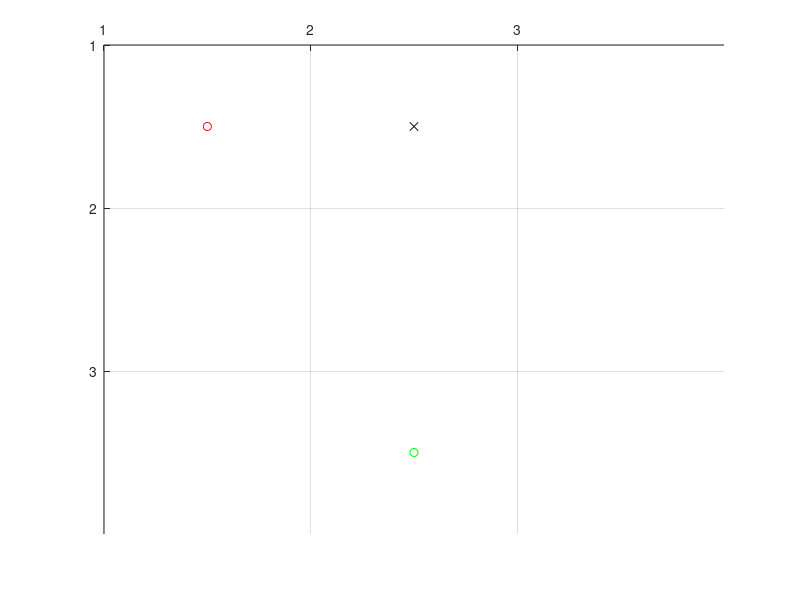

Recreate this plot in MATLAB.
function qlearn
% TODO: probability for movement
% TODO: traversal, debug info plot

clc; clear all; close all;

%--------------------------------------------------------------------------
% 1) Create map, Draw the map
%
% It should show Q values, Destination.
% For each episode, update the Q values.
%--------------------------------------------------------------------------
global S; S = 7;
global G; G = 8;
global C; C = 1;
global O; O = 0;

small_map = ...
      [ C, C, C, C;
        C, O, O, C;
        C, S, O, C;
        C, O, C, G;
        ];
small_map2 = ...
      [ S, O, C;
        C, C, C;
        C, G, C;
        ];

map = small_map2;


global ROW;
global COL;
[ROW,COL] = size(map);
display(sprintf('INFO: Map size = %d x %d',ROW,COL));
display(sprintf('INFO: 0 - obstacle | 1 - clear path | 7 - start | 8 - goal'));

%--------------------------------------------------------------------------
% 2) Validate map, and capture start, goal position
% Draw the map if valid
%--------------------------------------------------------------------------
num_start = 0;
num_goal = 0;
for r = 1:ROW
  for c = 1:COL
    if( map(r,c) == S )
      num_start = num_start + 1;
      start_r = r; start_c = c;
    end
    if( map(r,c) == G )
      num_goal = num_goal + 1;
      goal_r = r; goal_c = c;
    end
  end
end
if( num_start > 1 || num_goal > 1 )
  display('ERROR: Validate map: Too many start or goal');
  return;
end

% draw a map
axis([1 COL+1 1 ROW+1]);
grid on;
hold on;
set(gca,'XTick',[1:1:COL]);
set(gca,'YTick',[1:1:ROW]);
set(gca,'xaxislocation','top','ydir','reverse');

% plot start, goal, obstacles
plot(start_c+0.5,start_r+0.5,'ro');
plot(goal_c+0.5,goal_r+0.5,'go');
for ri = 1:ROW
    for ci = 1:COL
        if(map(ri,ci)==O) % if it is a obstacle draw it
            plot(ci+0.5,ri+0.5,'kx');
        end
    end
end

%--------------------------------------------------------------------------
% 3) convert map into immediate reward matrix (node base) using following
%
%     100  - goal
%     0    - clear path
%     -inf - obstacle, self, not reachable, or diagonal...
%--------------------------------------------------------------------------
num_states = ROW*COL;
start_state = rc2indx(start_r,start_c);
goal_state = rc2indx(goal_r,goal_c);
R(num_states,num_states) = 0;

% 1st loop represent current node
% 2nd loop represent visiting node, check if it is clear path, or obstacle
for qx = 1:num_states
    [cr,cc] = indx2rc(qx);  % (c)urrent (r)ow and (c)ol
    if( map(cr,cc) == O ) % current node is an obstacle
      R(qx,:) = -inf;
      continue;
    end
    for qy = 1:num_states
        [vr,vc] = indx2rc(qy);
        if ( abs(vr-cr) == 1 && cc == vc ) % +/1 row
          if ( map(vr,vc) == C || map(vr,vc) == S )
            R(qx,qy) = 0;
          elseif( map(vr,vc) == G )
            R(qx,qy) = 100;
          else
            R(qx,qy) = -inf;
          end
        elseif (abs(vc-cc) == 1 && cr == vr ) % +/- col
          if ( map(vr,vc) == C || map(vr,vc) == S )
            R(qx,qy) = 0;
          elseif( map(vr,vc) == G )
            R(qx,qy) = 100;
          else
            R(qx,qy) = -inf;
          end
        else % diagonal
          R(qx,qy) = -inf;
        end
    end
end

R

%--------------------------------------------------------------------------
% 4) set up constants alpha, gamma, probabilities of movement, 
%--------------------------------------------------------------------------
global ALPHA; ALPHA = 0.9;
global GAMMA; GAMMA = 0.2;
global EPISODES; EPISODES = 5000;
display(sprintf('INFO: alpha %f',ALPHA));
display(sprintf('INFO: gamma %f',GAMMA));
display(sprintf('INFO: max episode %f',EPISODES));

%--------------------------------------------------------------------------
% 5) loop thru num of EPISODES
%--------------------------------------------------------------------------
Q = zeros(size(R));
for e = 1:EPISODES
  s = randperm(num_states,1); % current state
  while s ~= goal_state
    avail_actions = find(R(s,:) >= 0); % find num of possible actions
    num_actions = size(avail_actions,2);
    if ( num_actions > 0 )
      % policy for selecting action goes here
      action_taken = ( round(rand() * (num_actions - 1)) ) + 1;
    else
      break;  % started on an obstacle state
    end

    q_max = max(Q,[],2);
    % future state, or the action
    fs = avail_actions(action_taken);
    Q(s,fs) = Q(s,fs) + ALPHA * ( R(s,fs) + GAMMA * q_max(fs) - Q(s,fs) );
    s = fs;
    
  end
end

Q

%--------------------------------------------------------------------------
% 6) Traverse from any starting point
%--------------------------------------------------------------------------



%--------------------------------------------------------------------------
% util
%--------------------------------------------------------------------------
function index = rc2indx(r,c)
global ROW;
global COL;
index = (r-1)*COL+c;

function [r,c] = indx2rc(i)
global ROW;
global COL;
r = ceil(i/COL);
c = mod(i,COL);
if( c == 0 )
  c = COL;
end
